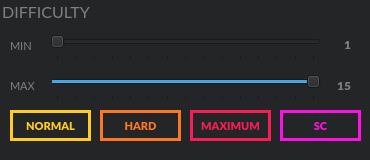
     <widget class="QGroupBox" name="diff_groupbox">
      <property name="geometry">
       <rect>
        <x>30</x>
        <y>110</y>
        <width>370</width>
        <height>160</height>
       </rect>
      </property>
      <property name="font">
       <font>
        <family>Lato</family>
        <pointsize>12</pointsize>
        <weight>50</weight>
        <bold>false</bold>
       </font>
      </property>
      <property name="styleSheet">
       <string notr="true">background: #242526;
color: #7f7f7f;
border: #00000000</string>
      </property>
      <property name="title">
       <string>DIFFICULTY</string>
      </property>
      <widget class="QLabel" name="label_min">
       <property name="geometry">
        <rect>
         <x>10</x>
         <y>30</y>
         <width>31</width>
         <height>31</height>
        </rect>
       </property>
       <property name="font">
        <font>
         <family>Lato</family>
         <pointsize>8</pointsize>
         <weight>50</weight>
         <bold>false</bold>
        </font>
       </property>
       <property name="text">
        <string>MIN</string>
       </property>
      </widget>
      <widget class="QLabel" name="label_max">
       <property name="geometry">
        <rect>
         <x>10</x>
         <y>70</y>
         <width>31</width>
         <height>31</height>
        </rect>
       </property>
       <property name="font">
        <font>
         <family>Lato</family>
         <pointsize>8</pointsize>
         <weight>50</weight>
         <bold>false</bold>
        </font>
       </property>
       <property name="text">
        <string>MAX</string>
       </property>
      </widget>
      <widget class="QSlider" name="lvl_min">
       <property name="geometry">
        <rect>
         <x>50</x>
         <y>30</y>
         <width>271</width>
         <height>31</height>
        </rect>
       </property>
       <property name="minimum">
        <number>1</number>
       </property>
       <property name="maximum">
        <number>15</number>
       </property>
       <property name="pageStep">
        <number>1</number>
       </property>
       <property name="sliderPosition">
        <number>1</number>
       </property>
       <property name="orientation">
        <enum>Qt::Horizontal</enum>
       </property>
       <property name="tickPosition">
        <enum>QSlider::TicksBelow</enum>
       </property>
       <property name="tickInterval">
        <number>1</number>
       </property>
      </widget>
      <widget class="QLabel" name="label_lvl_min">
       <property name="geometry">
        <rect>
         <x>330</x>
         <y>29</y>
         <width>21</width>
         <height>31</height>
        </rect>
       </property>
       <property name="font">
        <font>
         <family>Lato Black</family>
         <pointsize>9</pointsize>
         <weight>75</weight>
         <bold>true</bold>
        </font>
       </property>
       <property name="layoutDirection">
        <enum>Qt::LeftToRight</enum>
       </property>
       <property name="frameShape">
        <enum>QFrame::NoFrame</enum>
       </property>
       <property name="frameShadow">
        <enum>QFrame::Plain</enum>
       </property>
       <property name="text">
        <string>1</string>
       </property>
       <property name="alignment">
        <set>Qt::AlignRight|Qt::AlignTrailing|Qt::AlignVCenter</set>
       </property>
      </widget>
      <widget class="QLabel" name="label_lvl_max">
       <property name="geometry">
        <rect>
         <x>330</x>
         <y>70</y>
         <width>21</width>
         <height>31</height>
        </rect>
       </property>
       <property name="font">
        <font>
         <family>Lato Black</family>
         <pointsize>9</pointsize>
         <weight>75</weight>
         <bold>true</bold>
        </font>
       </property>
       <property name="layoutDirection">
        <enum>Qt::LeftToRight</enum>
       </property>
       <property name="autoFillBackground">
        <bool>false</bool>
       </property>
       <property name="text">
        <string>15</string>
       </property>
       <property name="alignment">
        <set>Qt::AlignRight|Qt::AlignTrailing|Qt::AlignVCenter</set>
       </property>
      </widget>
      <widget class="QSlider" name="lvl_max">
       <property name="geometry">
        <rect>
         <x>50</x>
         <y>70</y>
         <width>271</width>
         <height>31</height>
        </rect>
       </property>
       <property name="minimum">
        <number>1</number>
       </property>
       <property name="maximum">
        <number>15</number>
       </property>
       <property name="pageStep">
        <number>1</number>
       </property>
       <property name="sliderPosition">
        <number>15</number>
       </property>
       <property name="orientation">
        <enum>Qt::Horizontal</enum>
       </property>
       <property name="tickPosition">
        <enum>QSlider::TicksBelow</enum>
       </property>
       <property name="tickInterval">
        <number>1</number>
       </property>
      </widget>
      <widget class="QPushButton" name="cb_nm">
       <property name="geometry">
        <rect>
         <x>10</x>
         <y>110</y>
         <width>81</width>
         <height>31</height>
        </rect>
       </property>
       <property name="font">
        <font>
         <family>Lato Black</family>
         <pointsize>8</pointsize>
         <weight>75</weight>
         <bold>true</bold>
        </font>
       </property>
       <property name="styleSheet">
        <string notr="true">QPushButton {
    border: 3px solid #ffcc25;
	color: #ffcc25;
    background-color: #00000000;
}

QPushButton:checked {
	border-color: #ffcc25;
 	color: #242424;
    background-color: #ffcc25;
}</string>
       </property>
       <property name="text">
        <string>NORMAL</string>
       </property>
       <property name="checkable">
        <bool>true</bool>
       </property>
       <property name="checked">
        <bool>false</bool>
       </property>
      </widget>
      <widget class="QPushButton" name="cb_hd">
       <property name="geometry">
        <rect>
         <x>100</x>
         <y>110</y>
         <width>81</width>
         <height>31</height>
        </rect>
       </property>
       <property name="font">
        <font>
         <family>Lato Black</family>
         <pointsize>8</pointsize>
         <weight>75</weight>
         <bold>true</bold>
        </font>
       </property>
       <property name="styleSheet">
        <string notr="true">QPushButton {
    border: 3px solid #fe7724;
	color: #fe7724;
    background-color: #00000000;
}

QPushButton:checked {
	border-color: #fe7724;
 	color: #242424;
    background-color: #fe7724;
}</string>
       </property>
       <property name="text">
        <string>HARD</string>
       </property>
       <property name="checkable">
        <bool>true</bool>
       </property>
       <property name="checked">
        <bool>false</bool>
       </property>
      </widget>
      <widget class="QPushButton" name="cb_mx">
       <property name="geometry">
        <rect>
         <x>190</x>
         <y>110</y>
         <width>81</width>
         <height>31</height>
        </rect>
       </property>
       <property name="font">
        <font>
         <family>Lato Black</family>
         <pointsize>8</pointsize>
         <weight>75</weight>
         <bold>true</bold>
        </font>
       </property>
       <property name="styleSheet">
        <string notr="true">QPushButton {
    border: 3px solid #f91c55;
	color: #f91c55;
    background-color: #00000000;
}

QPushButton:checked {
	border-color: #f91c55;
 	color: #242424;
    background-color: #f91c55;
}</string>
       </property>
       <property name="text">
        <string>MAXIMUM</string>
       </property>
       <property name="checkable">
        <bool>true</bool>
       </property>
       <property name="checked">
        <bool>false</bool>
       </property>
      </widget>
      <widget class="QPushButton" name="cb_sc">
       <property name="geometry">
        <rect>
         <x>280</x>
         <y>110</y>
         <width>81</width>
         <height>31</height>
        </rect>
       </property>
       <property name="font">
        <font>
         <family>Lato Black</family>
         <pointsize>8</pointsize>
         <weight>75</weight>
         <bold>true</bold>
        </font>
       </property>
       <property name="styleSheet">
        <string notr="true">QPushButton {
    border: 3px solid #ff11e6;
	color: #ff11e6;
    background-color: #00000000;
}

QPushButton:checked {
	border-color: #ff11e6;
 	color: #242424;
    background-color: #ff11e6;
}</string>
       </property>
       <property name="text">
        <string>SC</string>
       </property>
       <property name="checkable">
        <bool>true</bool>
       </property>
       <property name="checked">
        <bool>false</bool>
       </property>
      </widget>
      <widget class="QLabel" name="lock_diff">
       <property name="geometry">
        <rect>
         <x>-370</x>
         <y>0</y>
         <width>370</width>
         <height>160</height>
        </rect>
       </property>
       <property name="styleSheet">
        <string notr="true">background-color: rgba(0, 0, 0, 128);</string>
       </property>
       <property name="text">
        <string/>
       </property>
       <property name="alignment">
        <set>Qt::AlignCenter</set>
       </property>
      </widget>
     </widget>
